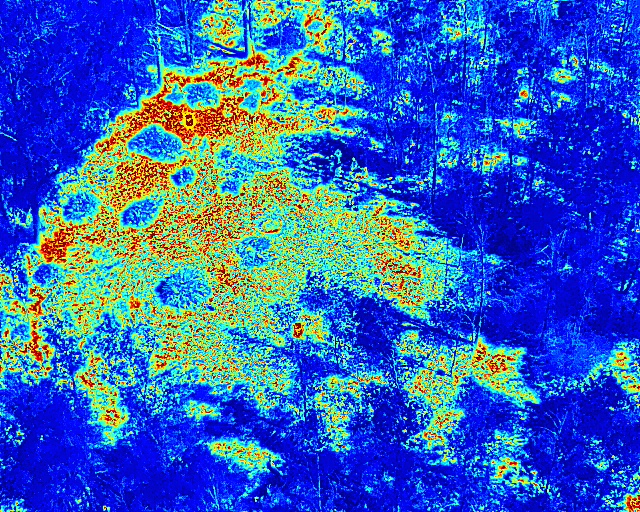
#> input picture scripts/utils/DJI_THRM.jpg, 640 x 512 px
$ python circleOpencv.py DJI_THRM.jpg out.png
#> lines starting #> are read from the running program, lines starting #| are printed output that depends on the picture; after the words box and inside, x2 and y2 are one past the last pixel; in counts of white or black regions, pixels touching at a corner belong together
import numpy as np
import cv2
import sys #import Sys. Sys will be used for reading from the command line. We give Image name parameter with extension when we will run python script


print( 'Number of arguments:'+ str( len(sys.argv))+ 'arguments.')
print('Argument List:'+ str(sys.argv))
#img = cv2.imread('/path_to_image/opencv-logo.png', 0)
img = cv2.imread(sys.argv[1])
#> img is the input picture: shape (512, 640, 3); mean B, G, R 188.1, 98, 53.3

height, width, channels = img.shape
#> height = 512; width = 640; channels = 3
row, col = int(height/2), int(width/2)
#> row = 256; col = 320

cv2.circle(img,(col, row), 50, (0,255,0), -1)
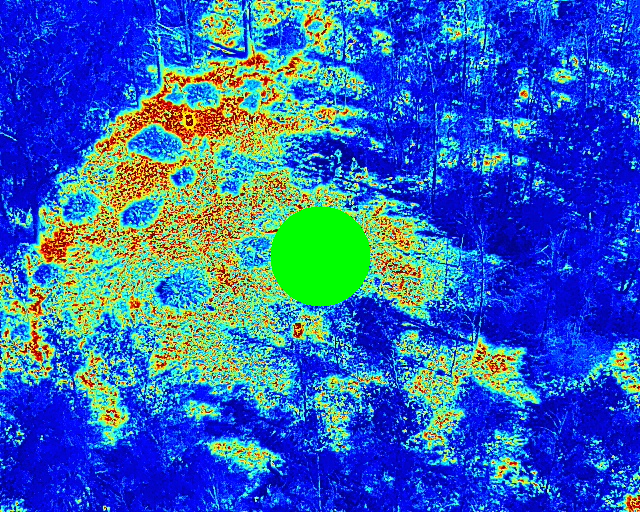
#> img: shape (512, 640, 3); 2.39% of pixels changed, all inside (x1, y1, x2, y2) = (270, 206, 371, 307)

cv2.imwrite(sys.argv[2], img)
